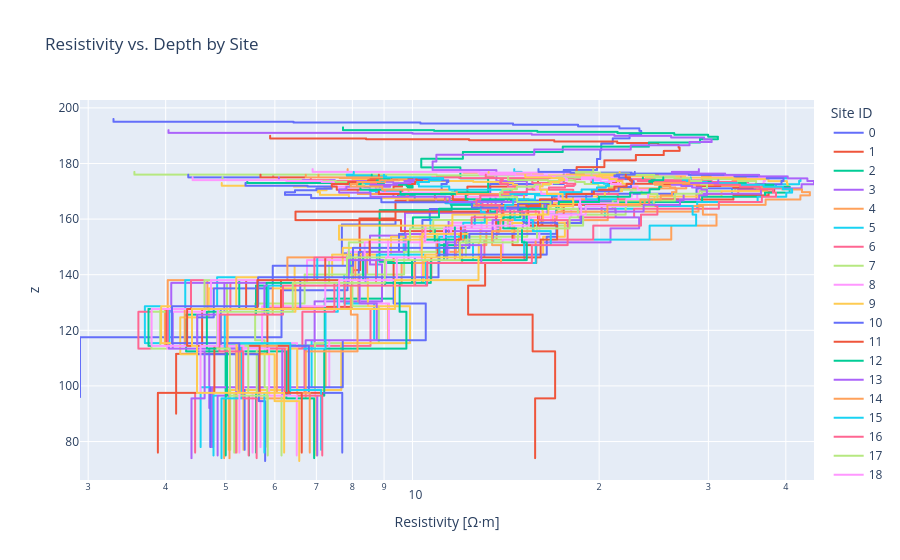

Notebook source saved alongside this figure:
### Code cell
import plotly.express as px

fig = px.line(
    df_layers_long,
    x="resistivity",
    y="z",
    color="site_id",
    # markers=True,
    labels={
        "resistivity": "Resistivity [Ω·m]",
        "center_depth": "Depth [m]",
        "site_id": "Site ID"
    },
    title="Resistivity vs. Depth by Site"
)

# Reverse y-axis so depth increases downward
# fig.update_yaxes(autorange="reversed")
fig.update_layout(
    xaxis_type="log",
)

fig.show()
